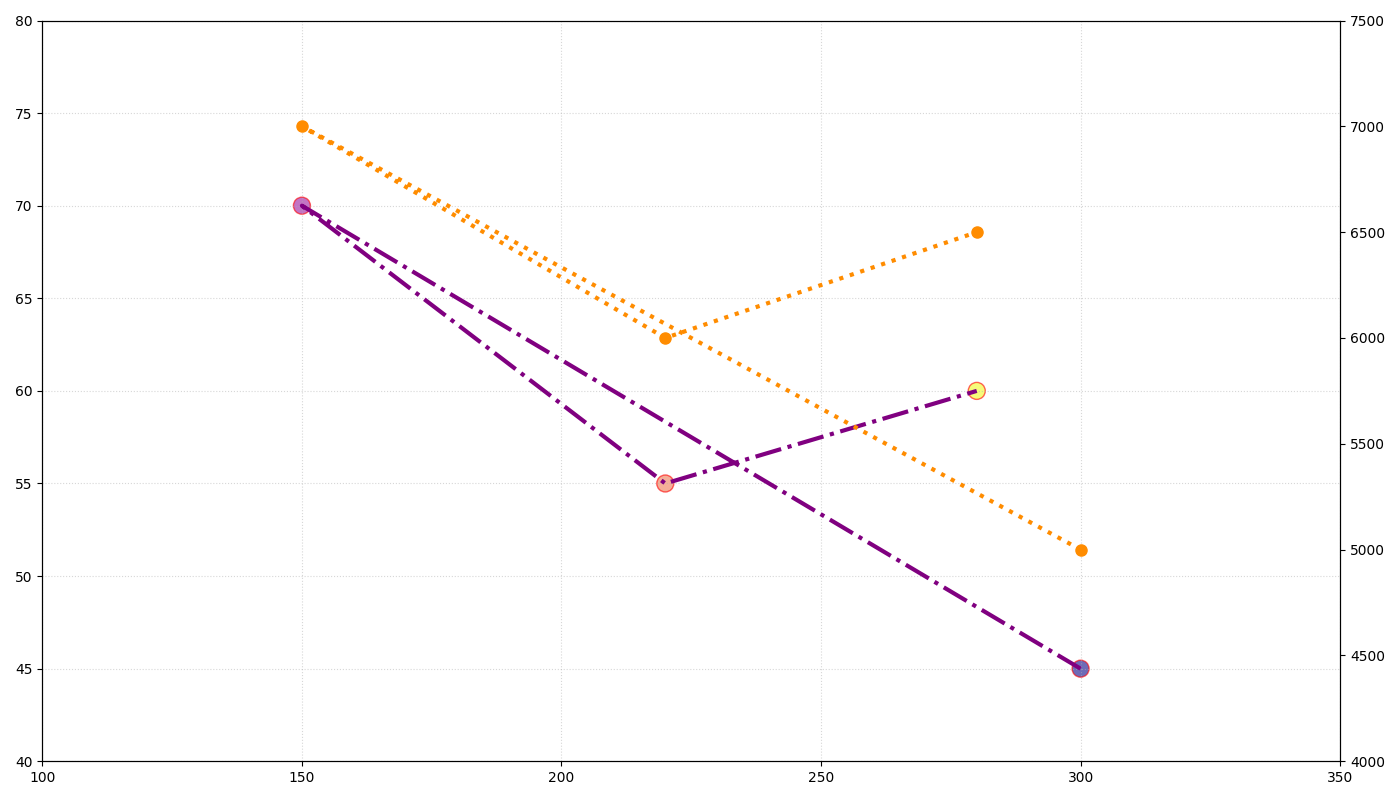

This figure's Python source:
import matplotlib.pyplot as plt
import numpy as np

green_spaces_hectares = [300, 150, 220, 280]
air_quality_index = [45, 70, 55, 60]
population_density = [5000, 7000, 6000, 6500]

fig, ax1 = plt.subplots(figsize=(14, 8))

# Changed the marker type, color map, edge color and alpha for scatter
scatter = ax1.scatter(green_spaces_hectares, air_quality_index, c=range(len(green_spaces_hectares)), cmap='plasma', s=150, edgecolor='red', alpha=0.6)

# Changed the line style and color for the first plot
ax1.plot(green_spaces_hectares, air_quality_index, color='purple', linewidth=3, linestyle='-.')

# Changed the line style, color, and marker type for the second plot
ax2 = ax1.twinx()
ax2.plot(green_spaces_hectares, population_density, color='darkorange', linewidth=3, linestyle=':', marker='o', markersize=8)

# Changed the grid style
ax1.grid(True, linestyle=':', alpha=0.5)

plt.xlim(100, 350)
ax1.set_ylim(40, 80)
ax2.set_ylim(4000, 7500)

plt.tight_layout()
plt.show()
